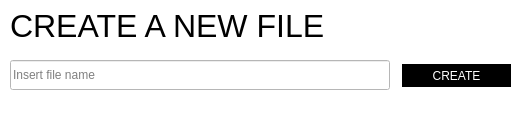
<?xml version="1.0" encoding="UTF-8"?>
<ui version="4.0">
 <class>CreateFile</class>
 <widget class="QDialog" name="CreateFile">
  <property name="geometry">
   <rect>
    <x>0</x>
    <y>0</y>
    <width>524</width>
    <height>113</height>
   </rect>
  </property>
  <property name="windowTitle">
   <string>CreateFile</string>
  </property>
  <property name="styleSheet">
   <string notr="true">background-color: rgb(255, 255, 255);</string>
  </property>
  <widget class="QLabel" name="label_2">
   <property name="geometry">
    <rect>
     <x>10</x>
     <y>10</y>
     <width>541</width>
     <height>31</height>
    </rect>
   </property>
   <property name="styleSheet">
    <string notr="true">font-size: 32px;</string>
   </property>
   <property name="text">
    <string>CREATE A NEW FILE</string>
   </property>
  </widget>
  <widget class="QLineEdit" name="fileName">
   <property name="geometry">
    <rect>
     <x>10</x>
     <y>60</y>
     <width>380</width>
     <height>30</height>
    </rect>
   </property>
   <property name="placeholderText">
    <string>Insert file name</string>
   </property>
  </widget>
  <widget class="QPushButton" name="pushButton">
   <property name="geometry">
    <rect>
     <x>400</x>
     <y>60</y>
     <width>113</width>
     <height>31</height>
    </rect>
   </property>
   <property name="styleSheet">
    <string notr="true">QPushButton{  
background-color: rgb(0, 0, 0);
border: none;
color: white;
text-align: center;
margin: 4px 2px;
opacity: 0.6;
text-decoration: none;
}

QPushButton:hover
{
	margin: 2px 1px;
}</string>
   </property>
   <property name="text">
    <string>CREATE</string>
   </property>
  </widget>
 </widget>
 <layoutdefault spacing="6" margin="11"/>
 <resources/>
 <connections/>
</ui>
